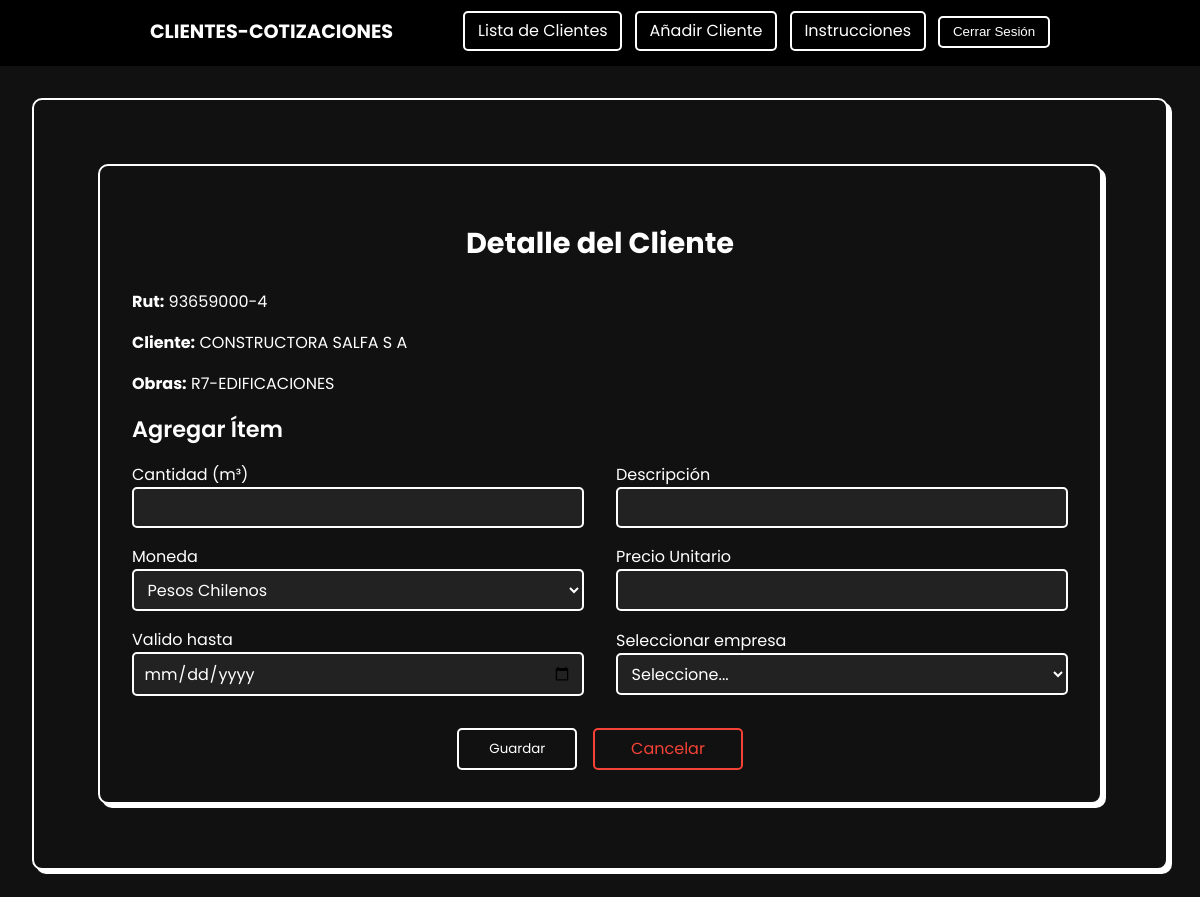
Page /cliente/detalle/38/ (signed in) on the committed database.
### app/models.py (models this page shows, shortened)
class Cliente(models.Model):
    Rut = models.CharField(max_length=12)
    cliente = models.CharField(max_length=100)
    telefono = models.CharField(validators=[telefono_validator], max_length=12, blank=True, null=True, default='')
    obra = models.CharField(max_length=50, blank=True, null=True, default='')
    persona_contacto = models.CharField(max_length=50)

### app/views.py (the view, shortened to what this page needs)
# urls.py: path('cliente/detalle/<int:pk>/', views.Detalle_Clientes.as_view(), name='detalle_cliente'),
@method_decorator(user_passes_test(lambda u: u.is_superuser), name='dispatch')
class Detalle_Clientes(LoginRequiredMixin, UserPassesTestMixin, DetailView):
    model = Cliente
    template_name = "clientes/detalle_cliente.html"
    context_object_name = 'cliente'
    form_class = ItemForm
    def test_func(self):
        return self.request.user.is_superuser
    def get_context_data(self, **kwargs):
        context = super().get_context_data(**kwargs)
        context['form'] = ItemForm()
        context['items_temporales'] = self.request.session.get('items_temporales', [])
        return context

### app/forms.py
class ItemForm(forms.ModelForm):
    class Meta:
        model = Item
        fields = ['cantidad_m3', 'descripcion' , 'moneda', 'precio_unitario']
        labels = {
            'cantidad_m3': 'Cantidad (m³)',
        }
        widgets = {
            'cantidad_m3': forms.NumberInput(attrs={'class': 'form-control', 'step': '0.01', 'min': '0'}),
            'descripcion': forms.TextInput(attrs={'class': 'form-control', 'placeholder': 'Ej: Arena fina'}),
            'moneda': forms.Select(attrs={'class': 'form-control'}),
            'precio_unitario': forms.NumberInput(attrs={'class': 'form-control', 'step': '0.01', 'min': '0'}),
        }

### app/templates/clientes/detalle_cliente.html (shortened to what this page needs)
{% extends "clientes/base.html" %}
{% load static %}
{% block content %}
<div class="wrapper">
    <div class="card-lista">
        <h2 class="title">Detalle del Cliente</h2>
        <div class="cliente-info">
            <p><strong>Rut:</strong> {{ cliente.Rut }}</p>
            <p><strong>Cliente:</strong> {{ cliente.cliente }}</p>
            <p><strong>Obras:</strong> {{ cliente.obra }}</p>
        </div>
        <h3 class="subtitle">Agregar Ítem</h3>
        <form method="post" class="form-grid">
            <div class="form-group">
                <label for="id_cantidad_m3">Cantidad (m³)</label>
                <input type="number" step="0.01" min="0" name="cantidad_m3" id="id_cantidad_m3" class="form-control">
            </div>
            <div class="form-group">
                <label for="id_descripcion">Descripción</label>
                <input type="text" name="descripcion" id="id_descripcion" class="form-control">
            </div>
            <div class="form-group">
                <label for="id_moneda">Moneda</label>
                <select name="moneda" id="id_moneda" class="form-control">
                    <option value="CLP">Pesos Chilenos</option>
                </select>
            </div>
            <div class="form-group">
                <label for="id_precio_unitario">Precio Unitario</label>
                <input type="number" step="0.01" min="0" name="precio_unitario" id="id_precio_unitario" class="form-control">
            </div>
            <div class="form-group">
                <label for="id_valido_hasta">Valido hasta</label>
                <input type="date" step="0.01" min="0" name="valido_hasta" id="id_valido_hasta" class="form-control">
            </div>
            <div class="form-group">
                <label for="opcion_destino">Seleccionar empresa</label>
                <select name="opcion_destino" id="opcion_destino" class="form-control">
                    <option value="">Seleccione...</option>
                </select>
            </div>
            <div class="form-buttons">
                <button type="submit" class="btn btn-primary">Guardar</button>
                <a href="{% url 'listar_clientes' %}" class="btn btn-secondary">Cancelar</a>
            </div>
        </form>
    </div>
</div>
{% endblock %}

### app/templates/clientes/detalle_cliente.html (style rules this page uses)
.wrapper { display: flex; justify-content: center; align-items: flex-start; padding: 2rem; font-family: 'Poppins', sans-serif; background-color: #111; min-height: 80vh; max-width: 105rem; margin: 0 auto; }
.card-lista { background-color: #111; border: 0.125rem solid #fff; border-radius: 0.625rem; padding: 2rem; box-shadow: 0.25rem 0.25rem #fff; color: #fff; width: 100%; }
.title { font-size: 1.8rem; font-weight: 700; margin-bottom: 1.5rem; text-align: center; }
.subtitle { font-size: 1.4rem; font-weight: 600; margin: 1rem 0; }
.btn { padding: 0.4rem 0.8rem; border: 0.125rem solid #fff; border-radius: 0.3125rem; color: #fff; background-color: transparent; cursor: pointer; text-decoration: none; transition: all 0.3s; font-family: 'Poppins', sans-serif; min-width: 120px; text-align: center; }
.btn-secondary { border-color: #f44336; color: #f44336; }
.form-grid { display: grid; grid-template-columns: 1fr 1fr; gap: 1rem 2rem; align-items: center; }
.form-grid .form-group { display: flex; flex-direction: column; }
.form-buttons { grid-column: 1 / 3; display: flex; justify-content: center; gap: 1rem; margin-top: 1rem; }
.form-control { background-color: #222; color: #fff; border: 0.125rem solid #fff; border-radius: 0.3125rem; padding: 0.4rem 0.6rem; font-size: 1rem; font-family: 'Poppins', sans-serif; outline: none; transition: all 0.3s; }

### app/templates/clientes/base.html (style rules this page uses)
body { margin: 0; font-family: 'Poppins', sans-serif; background-color: #111; color: #fff; }

### rows in the picture
Cliente: Rut "93659000-4", cliente "CONSTRUCTORA SALFA S A", obra "R7-EDIFICACIONES"
